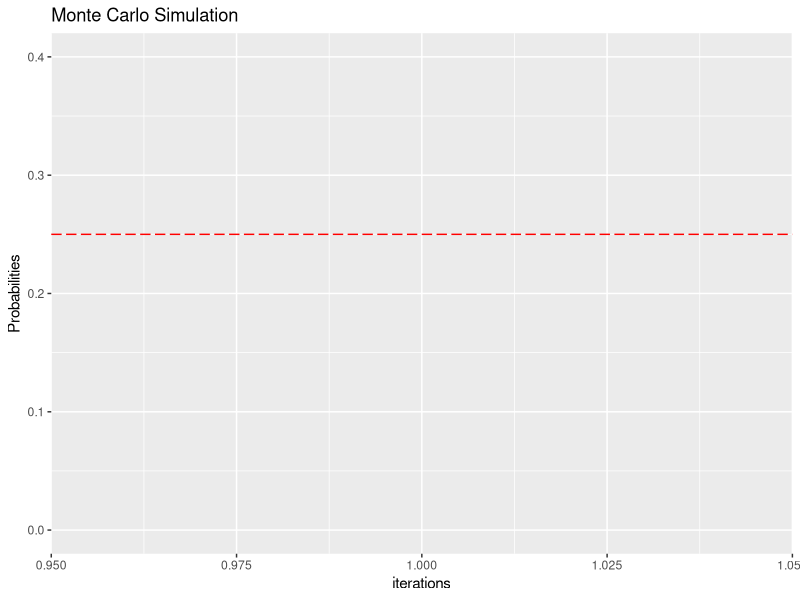
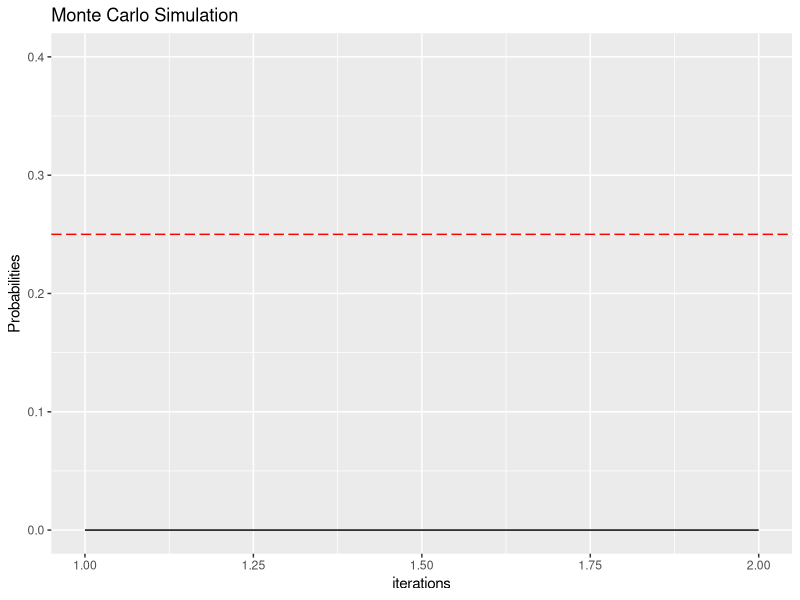
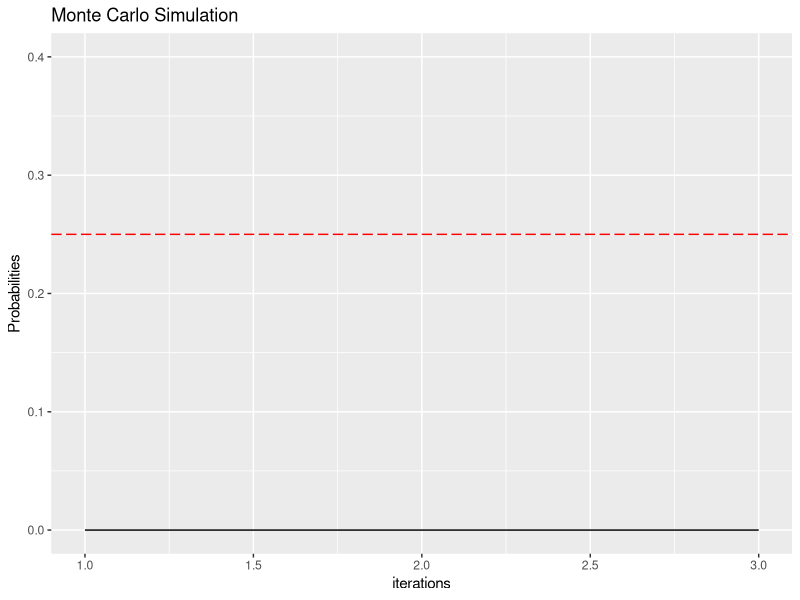
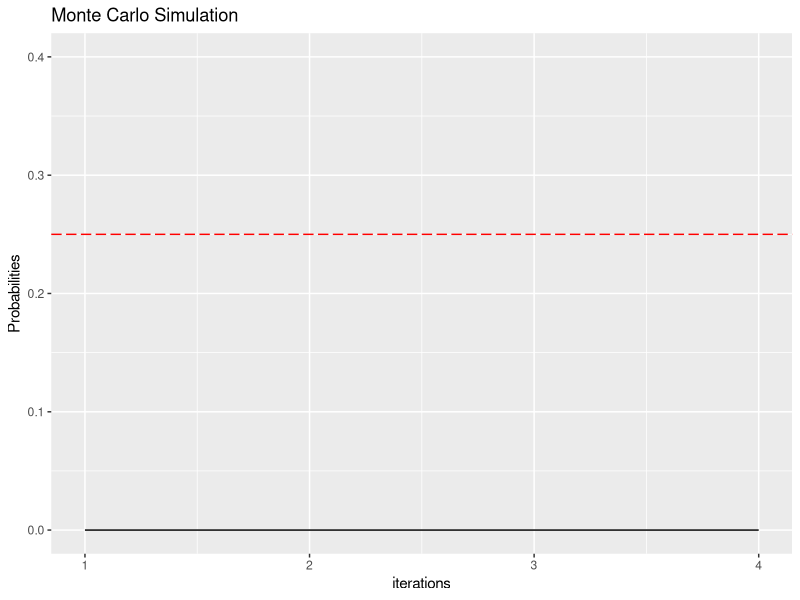
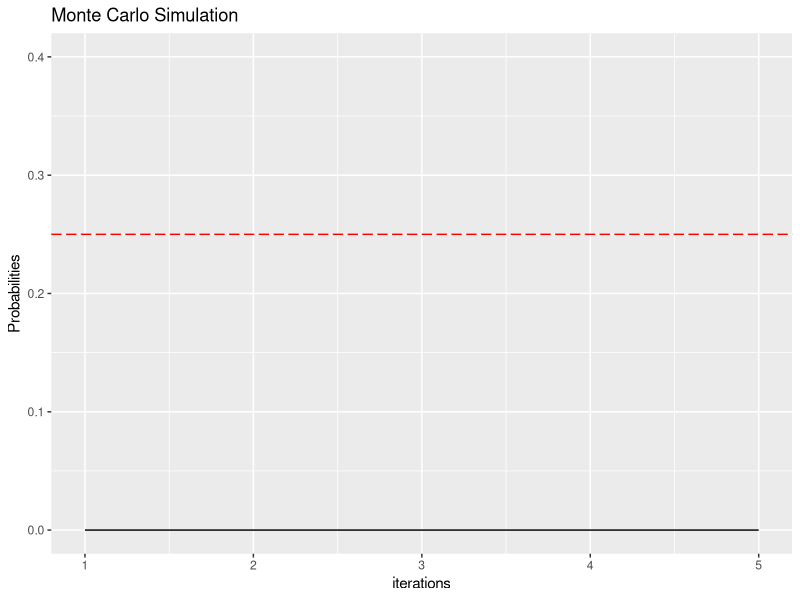
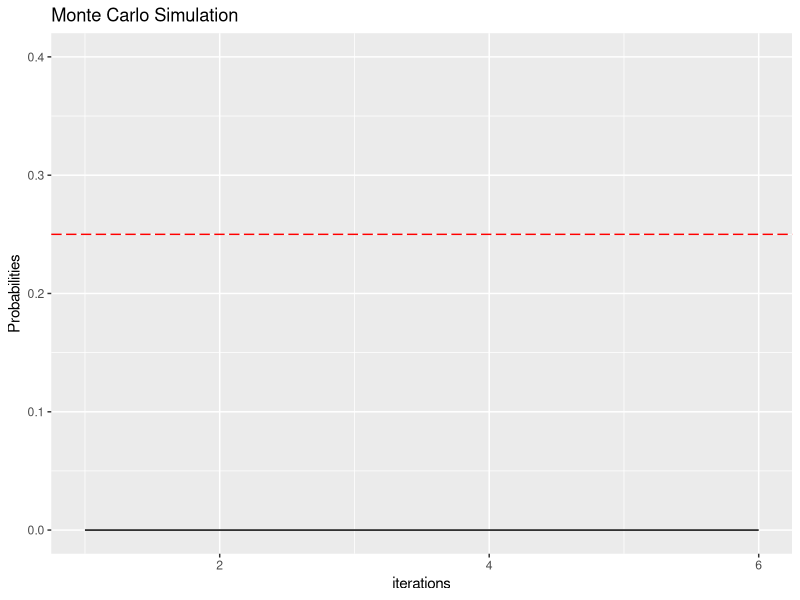
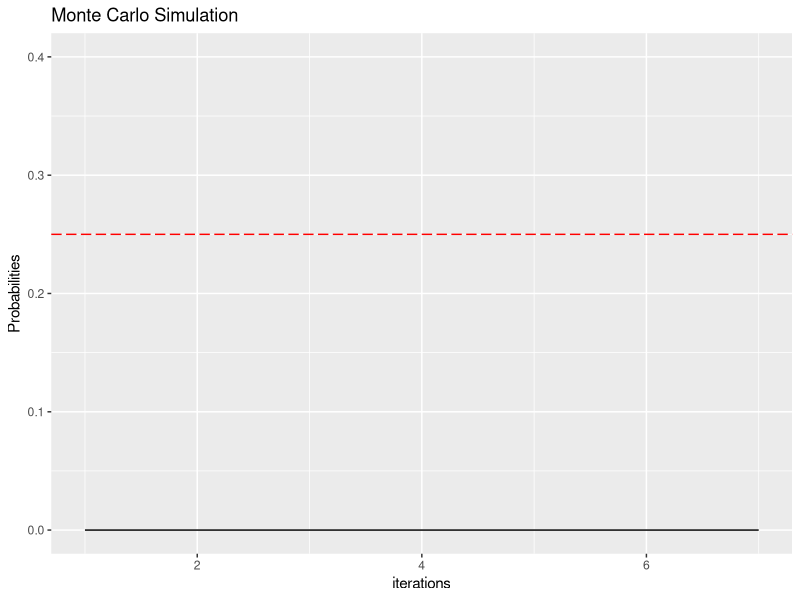
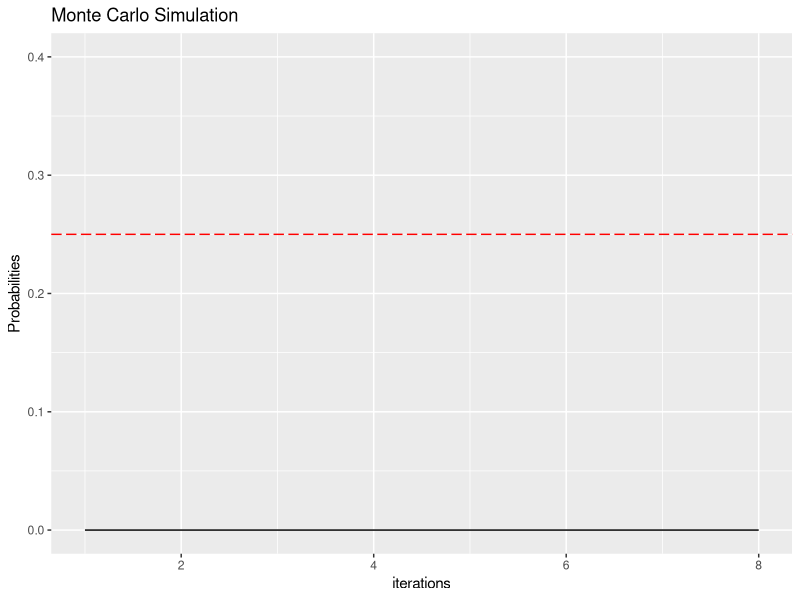

Write R code to recreate these figures, in order. (Note: this script raises an error after producing the figures.)
library(ggplot2)
set.seed(2016)
index_Score <- function(){
  # Picking 2 points randomly on the stick at the same time
  x <- runif(n = 2, min = 0, max = 1) 
  a <- min(x) # first point
  b <- max(x) # second point
  # pieces of the stick with their respective length
  pieces <- c(a, b-a, 1-b)
  cond1 <- sum(pieces[c(1,2)]) > pieces[3] # condition # 1
  cond2 <- sum(pieces[c(1,3)]) > pieces[2] # condition # 2
  cond3 <- sum(pieces[c(3,2)]) > pieces[1] # condition # 3
  combine_conds <- ifelse(cond1 & cond2 & cond3, 1, 0) # if all 3 conditions are satisfied
  return(combine_conds)
}

cnt <- c()
total <- 1000
for(k in 1:total) cnt = c(cnt, index_Score())
df <- setNames(data.frame(1:total, rep(0, total)), c("Incrmt","Probs"))
for (i in 1:total)  df$Probs[i] <- sum(cnt[1:i])/i
for(i in 1:total) {
  sub_df <- subset(df, df$Incrmt <= i)
  simul_plot <- qplot(Incrmt, Probs, data = sub_df, geom = "path") + 
    labs(x = "iterations", y = "Probabilities", title = "Monte Carlo Simulation") + ylim(c(0,0.4)) + 
    geom_hline(yintercept = 0.25, colour = "red", linetype = "longdash")
  ggsave(plot = simul_plot, filename = paste(sprintf("/Users/mac/Dropbox/R/animation/images/brokenstick_%02d",i),".png", sep = ""), limitsize = FALSE)
  rm(sub_df)
  # dev.off()
}
dev.off()
# ffmpeg -r 10 -i /Users/mac/Dropbox/R/animation/images/brokenstick_%02d.png -b:v 20M /Users/mac/Dropbox/R/animation/BrokenStick_video.mp4
